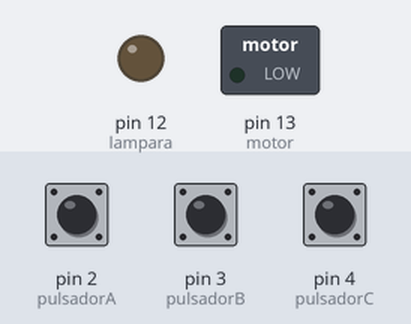
Recording of a sketch running on a simulated Arduino Uno, built with avr-gcc and run on an emulated ATmega328P. Shown: switched loads named in the sketch (green lamp = pin HIGH), output pins drawn as LEDs (lit = HIGH). Inputs (shaded band) come from the test bench; at power-on: pin 2 (pulsadorA) LOW, pin 3 (pulsadorB) LOW, pin 4 (pulsadorC) LOW.

Above: at 1.2 s.
1.3 s: pin 2 (pulsadorA) pulled HIGH for 0.15 s
At 1.37 s:
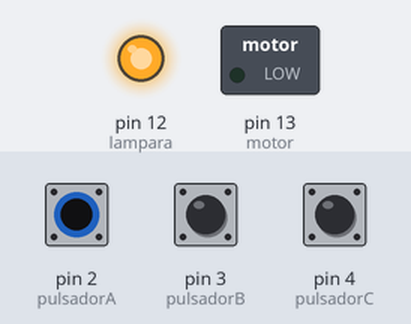
2.9 s: pin 2 (pulsadorA) pulled HIGH for 3.2 s
At 6.7 s:
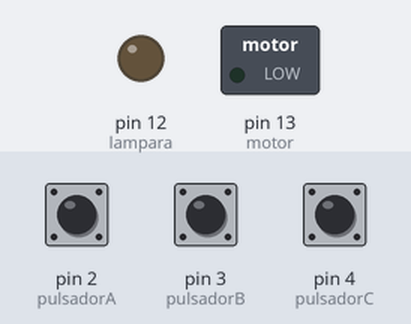
7.6 s: pin 3 (pulsadorB) pulled HIGH for 3.2 s
At 7.9 s:
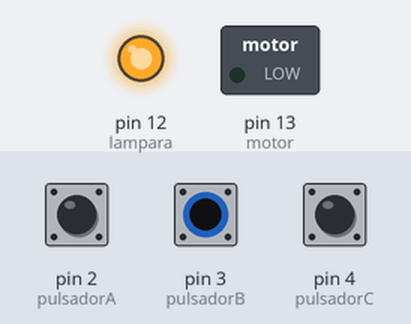
12.3 s: pin 2 (pulsadorA) driven HIGH and pin 3 (pulsadorB) driven HIGH
At 12.7 s:
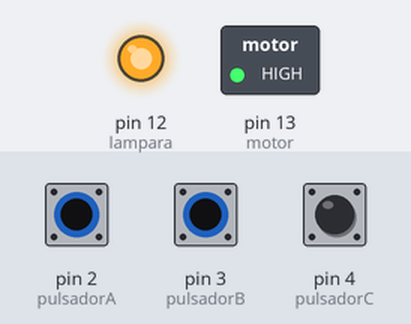
13.8 s: pin 4 (pulsadorC) pulled HIGH for 0.15 s
At 13.87 s:
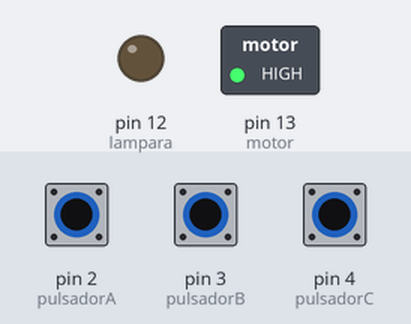
Timing chart, 0 to 16.4 s (numbered marks = the images above; inputs shaded):
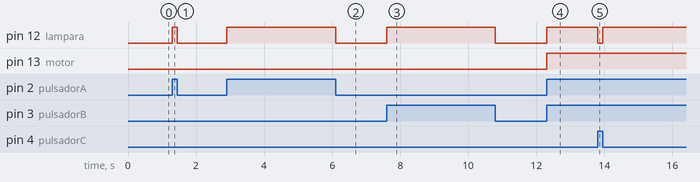

The sketch:

LamparaMotorCompuertasLogicas.ino
```cpp
int pulsadorA = 2;
int pulsadorB = 3;
int pulsadorC = 4;
int motor = 13;
int lampara = 12;

boolean a = 0;
boolean b = 0;
boolean c = 0;

void setup(){
    pinMode(pulsadorA, INPUT);
    pinMode(pulsadorB, INPUT);
    pinMode(pulsadorC, INPUT);
    pinMode(motor, OUTPUT);
    pinMode(lampara, OUTPUT);
}

void loop(){
  a = digitalRead(pulsadorA);
  b = digitalRead(pulsadorB);
  c = digitalRead(pulsadorC);

  digitalWrite(motor, (b&&c)||(a&&b)||(a&&c));
  digitalWrite(lampara, (a||b||c)&&(!a||!b||!c));
}
```

Measured:
- after the input at 1.3 s, pin 12 (lampara): LOW → HIGH at once, → LOW 0.15 s later
- after the input at 2.9 s, pin 12 (lampara): LOW → HIGH at once, → LOW 3.2 s later
- after the input at 7.6 s, pin 12 (lampara): LOW → HIGH at once, → LOW 3.2 s later
- after the input at 12.3 s, pin 12 (lampara), pin 13 (motor): LOW → HIGH at once
- after the input at 13.8 s, pin 12 (lampara): HIGH → LOW at once, → HIGH 0.15 s later
